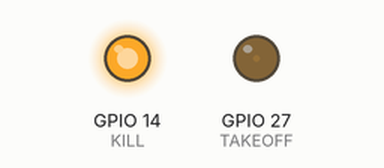
Bench run of a sketch on a simulated ESP32. Shown: output pins drawn as LEDs (lit = HIGH).

Above: at 0.05 s.
At 0.95 s:
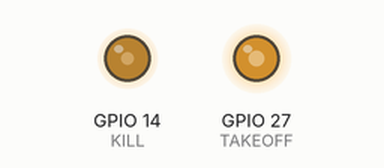
At 1.4 s:
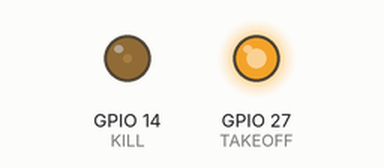
At 2.75 s:
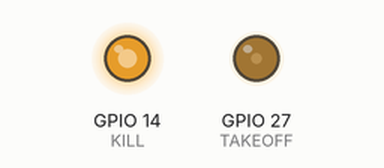
Timing chart, 0 to 7.0 s (numbered marks = the images above):
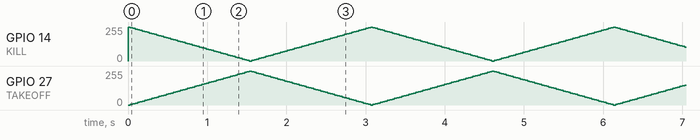

The sketch:

pwm_test_eek.ino
```cpp
// the Dev Board
// const byte led_gpio = 32; // the PWM pin the LED is attached to
// the Feather S3 Board
// const byte led_gpio = 10; // the PWM pin the LED is attached to
#define TAKEOFF 27  // UDP Server
#define CW 26       // for UDP Server
#define DOWN 25     // for UDP Server
#define CCW 13      // for UDP Server
#define UP 12       // for UDP Server
#define KILL 14     // for UDP Server

int upBrightness = 0;    // how bright the LED is
int downBrightness = 255;    // how bright the LED is
int upFadeAmount = 5;    // how many points to fade the LED by
int downFadeAmount = -5;    // how many points to fade the LED by
int upChannel = 0;
int downChannel = 1;

// the setup routine runs once when you press reset:
void setup() {

  // Initialize channels
  // channels 0-15, resolution 1-16 bits, freq limits depend on resolution
  // ledcSetup(uint8_t channel, uint32_t freq, uint8_t resolution_bits);
  ledcSetup(upChannel, 4000, 8); // 12 kHz PWM, 8-bit resolution
  ledcSetup(downChannel, 4000, 8); // 12 kHz PWM, 8-bit resolution
  ledcAttachPin(TAKEOFF, upChannel); // assign a led pins to a channel
  ledcAttachPin(KILL, downChannel); // assign a led pins to a channel
}

// the loop routine runs over and over again forever:
void loop() {
  ledcWrite(upChannel, upBrightness); // set the brightness of the LED
  ledcWrite(downChannel, downBrightness); // set the brightness of the LED

  // change the brightness for next time through the loop:
  upBrightness = upBrightness + upFadeAmount;
  downBrightness = downBrightness + downFadeAmount;

  // reverse the direction of the fading at the ends of the fade:
  if (upBrightness <= 0 || upBrightness >= 255) {
    upFadeAmount = -upFadeAmount;
  }
  if (downBrightness <= 0 || downBrightness >= 255) {
    downFadeAmount = -downFadeAmount;
  }
  // wait for 30 milliseconds to see the dimming effect
  delay(30);
}
```
